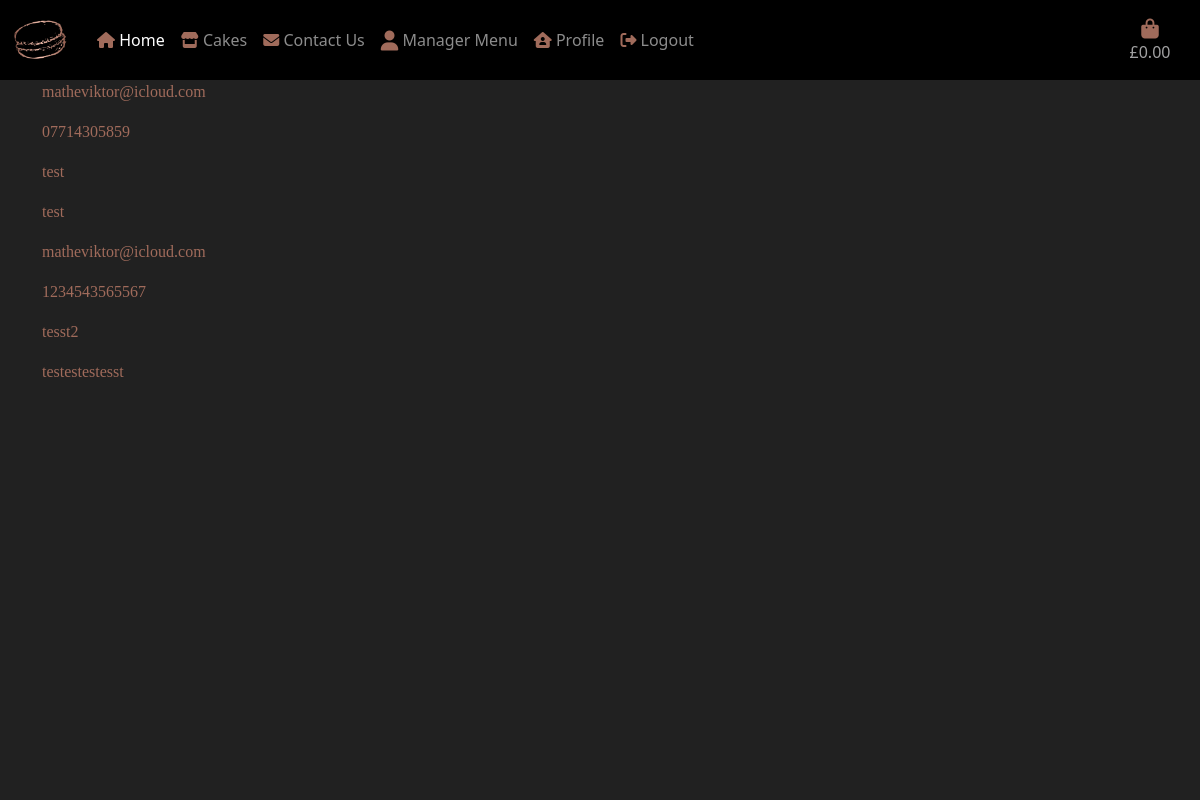
Before: /contact_us/messages/ (signed in) with the older database file.
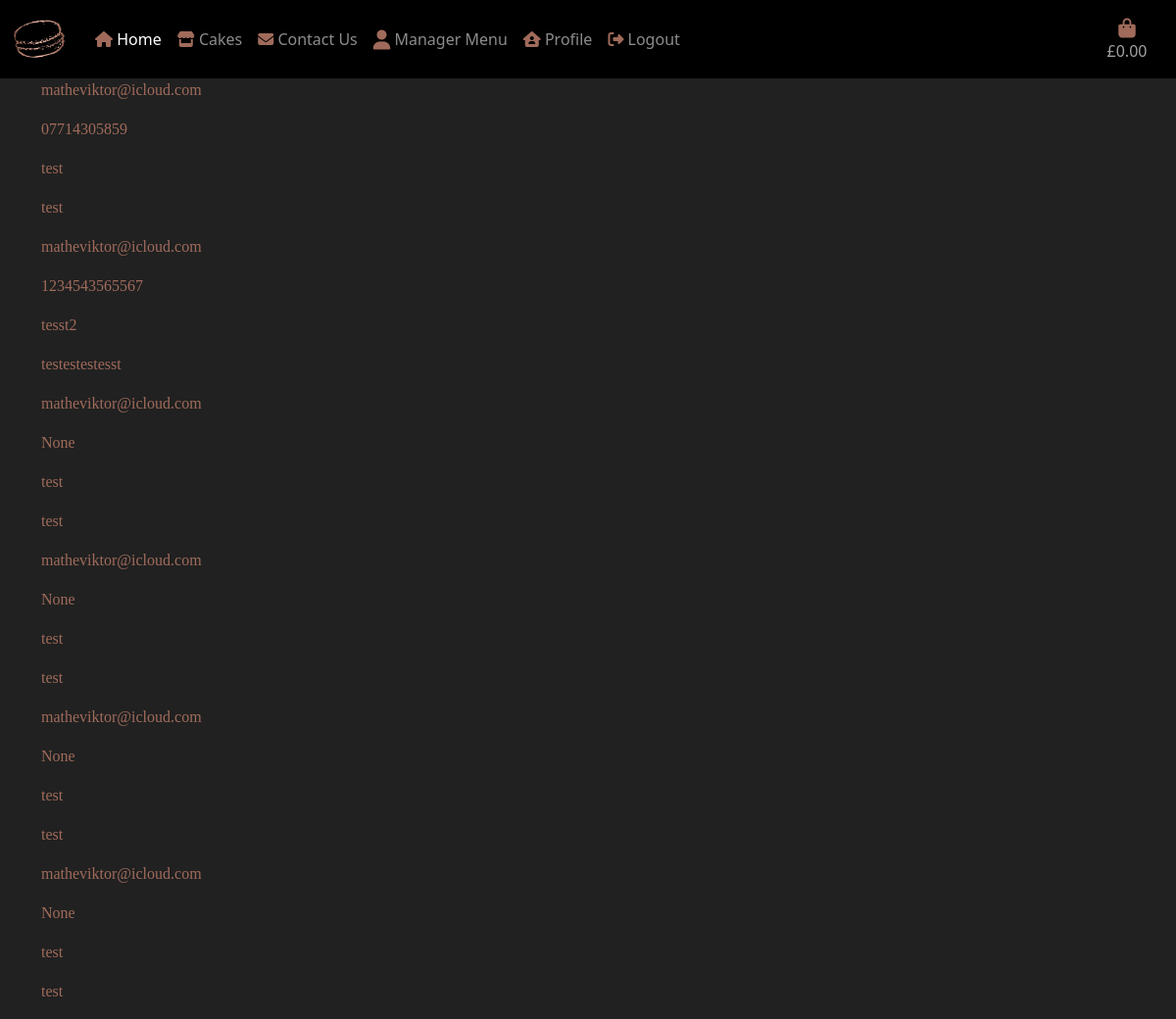
After: the same page with the newer database file.
### contactus/models.py (models this page shows, shortened)
class Contact_us(models.Model):
    phone_number = models.CharField(max_length=20, null=True, blank=True)
    email = models.EmailField()
    subject = models.CharField(max_length=254)
    message = models.TextField()

### contactus/views.py (the view)
# urls.py: path('messages/', views.messages, name='messages')
@login_required
def messages(request):
    messages = Contact_us.objects.filter()
    context = {'messages': messages}
    template = 'messages.html'
    return render(request, template, context)

### bag/context.py (called while the page is built, shortened)
def bag_contents(request):
    bag_contents = []
    total = 0
    cake_count = 0
    bag = request.session.get('bag', {})
    if total < settings.FREE_DELIVERY:
        delivery_fee = total * Decimal(settings.DELIVERY_PERCENTAGE/100)
        free_delivery_delta = settings.FREE_DELIVERY - total
    else:
        delivery_fee = 0
        free_delivery_delta = 0
    order_total = delivery_fee + total
    context = {
        'bag_contents': bag_contents,
        'total': total,
        'cake_count': cake_count,
        'delivery_fee': delivery_fee,
        'free_delivery': settings.FREE_DELIVERY,
        'free_delivery_delta': free_delivery_delta,
        'order_total': order_total,
    }
    return context

### contactus/templates/messages.html
{% extends 'base.html' %}
{% load static %}
{% block content %}
<div class="remove-bg"></div>
{% for message in messages %}
<div class="container">
    <div class="col text">
        <div class="row">
            <p>{{ message.email }}</p>
        </div>
        <div class="row">
            <p>{{ message.phone_number }}</p>
        </div>
        <div class="row">
            <p>{{ message.subject }}</p>
        </div>
        <div class="row">
            <p>{{ message.message }}</p>
        </div>
    </div>
</div>
{% endfor %}
{% endblock %}

### templates/base.html (shortened to what this page needs)
{% load static %}
<!doctype html>
<html lang="en">
<head>
  <link rel="stylesheet" href="https://cdn.jsdelivr.net/npm/bootstrap@5.3.0-alpha1/dist/css/bootstrap.min.css">
  <link rel="stylesheet" href="{% static 'css/base.css' %}">
</head>
<body>
  <header>
    <div class="container-fluid">
      <div class="row">
        <nav class="col p-2 navbar navbar-expand-lg bg-black" data-bs-theme="dark">
          <a class="navbar-brand d-none d-lg-flex" href="{% url 'home' %}">
            <img src="{{MEDIA_URL}}/nav-logo.png" alt="Logo" width="65" height="50">
          </a>
          <div class="collapse navbar-collapse" id="navbarSupportedContent">
            <div class="navbar-nav me-auto mb-2 mb-lg-0">
              <div class="nav-item">
                <a class="nav-link active" aria-current="page" href="{% url 'home' %}">
                  <i class="text fa-solid fa-house"></i>
                  Home
                </a>
              </div>
              <div class="nav-item">
                <a class="nav-link" href="{% url 'cakes' %}">
                  <i class=" text fa-solid fa-store"></i>
                  Cakes
                </a>
              </div>
              <div>
                <a class="nav-link" href="{% url 'contact_us' %}">
                  <i class="text fa-solid fa-envelope"></i>
                  Contact Us
                </a>
              </div>
              <div>
                {% if request.user.is_authenticated %}
                {% if request.user.is_superuser %}
                <div class="list-inline-item dropdown">
                  <a class="nav-link" href="#" data-bs-toggle="dropdown" id="manager-menu" aria-haspopup="true"
                    aria-expanded="false">
                    <i class="text fas fa-user fa-lg"></i>
                    Manager Menu
                  </a>
                    {% endif %}
                </div>
              </div>
              <div>
                <a class="nav-link" href="{% url 'profile' %}">
                  <i class="text fa-solid fa-house-user"></i>
                  Profile
                </a>
              </div>
              <div>
                <a class="nav-link" href="{% url 'account_logout' %}">
                  <i class="text fa-solid fa-right-from-bracket"></i>
                  Logout</a>
              {% endif %}
            </div>
          </div>
        </nav>
        <div class="col-3 col-lg-1 mt-3 nav-item shopping-bag">
          <a class="{% if total %}font-weight-bold{% else %} {% endif %} nav-link" href="{% url 'bag_view' %}">
            <div class="text-center">
              <i class="text fas fa-bag-shopping fa-lg"></i>
              <p class="silver-text">
                {% if total %}
                £{{ total|floatformat:2 }}
                {% else %}
                £0.00
                {% endif %}
              </p>
            </div>
          </a>
        </div>
      </div>
  </header>
  {% block content %}
  {% endblock %}
</body>
</body>
</html>

### static/css/base.css (style rules this page uses)
html { height: 100%; }
body { background: url('/media/macaron_background.png') fixed center center no-repeat; background-size: cover; height: calc(100vh - 164px); }
header { background-color: black; }
.silver-text { color: #a2a2a3; }
.remove-bg { height: 100%; width: 100%; top: 0; left: 0; position: fixed; background: #212121; z-index: -1; }
.text { color: #A06B5B; font-family: Italic; }

Changed rows visible on the page:
added Contact_us: email "matheviktor@icloud.com", phone_number "None", subject "test", message "test"
added Contact_us: email "matheviktor@icloud.com", phone_number "None", subject "test", message "test"
added Contact_us: email "matheviktor@icloud.com", phone_number "None", subject "test", message "test"
added Contact_us: email "matheviktor@icloud.com", phone_number "None", subject "test", message "test"
